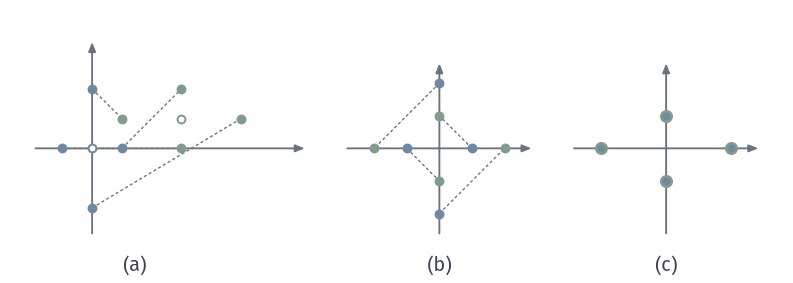

This chart was generated by the following Python code:
from pathlib import Path
import sys
ROOT = next(p for p in Path(__file__).resolve().parents if (p/"build.sh").is_file() and (p/"tex/book.tex").is_file())
sys.path.insert(0, str(ROOT/"figures/04-spaces-measures-and-geometry/04-manifolds/matplotlib/mfd-common"))
from mfd3d import *
def axes_box(ax, x0, y0, w, h, xlim, ylim):
    """Plain axes at mm position on the canvas (data coordinates in the returned callable)."""
    sx, sy = w/(xlim[1]-xlim[0]), h/(ylim[1]-ylim[0])
    return (lambda x, y: (x0+(np.asarray(x)-xlim[0])*sx, y0+(np.asarray(y)-ylim[0])*sy))
def axis(ax, a, b, **kw):
    arrow(ax, a, b, color=MUTED, lw=.75, scale=5.5, zorder=2)

"""Rigid example: x=(1,0),(0,2),(-1,0),(0,-2); y=R90 x+(3,1).  Raw pairs, centred, aligned."""
W, H = 112, 40
fig, ax = canvas(W, H)
x = np.array([[1, 0], [0, 2], [-1, 0], [0, -2.0]]); R = np.array([[0, -1], [1, 0.0]]); t = np.array([3, 1.0]); y = x@R.T+t
s = 4.2
def frame(cx, cy, l, r, b, tp):
    axis(ax, (cx-l, cy), (cx+r, cy)); axis(ax, (cx, cy-b), (cx, cy+tp))
def link(p, q, c=MUTED):
    ax.plot([p[0], q[0]], [p[1], q[1]], color=c, lw=.55, ls=(0, (2.2, 1.8)), zorder=1)
# (a) raw
cx, cy = 13, 19
frame(cx, cy, 8, 30, 12, 15)
X = cx+s*x[:, 0], cy+s*x[:, 1]; Y = cx+s*y[:, 0], cy+s*y[:, 1]
for i in range(4):
    link((X[0][i], X[1][i]), (Y[0][i], Y[1][i]))
for i in range(4):
    dot(ax, (X[0][i], X[1][i]), BLUE); dot(ax, (Y[0][i], Y[1][i]), GREEN)
dot(ax, (cx, cy), BLUE, hollow=True, zorder=8); dot(ax, (cx+s*3, cy+s), GREEN, hollow=True, zorder=8)
panel_tag(ax, 19, 1.7, '(a)')
# (b) centred
cx2 = 62; s2 = 4.6
frame(cx2, cy, 13, 13, 12, 12)
for i in range(4):
    a = (cx2+s2*x[i, 0], cy+s2*x[i, 1]); q = y[i]-t; b_ = (cx2+s2*q[0], cy+s2*q[1])
    link(a, b_); dot(ax, a, BLUE); dot(ax, b_, GREEN)
panel_tag(ax, cx2, 1.7, '(b)')
# (c) after rotation
cx3 = 94
frame(cx3, cy, 13, 13, 12, 12)
for i in range(4):
    q = y[i]-t; p = (cx3+s2*q[0], cy+s2*q[1])
    dot(ax, p, GREEN, size=2.1, zorder=6); dot(ax, p, BLUE, size=1.05, zorder=7)
panel_tag(ax, cx3, 1.7, '(c)')
save(fig, Path(__file__).resolve().parent, 'figure', {'formula': 'x as listed; y=R90 x+(3,1); (b) centred pairs; (c) R90 x_i prime overlays y_i prime'})
